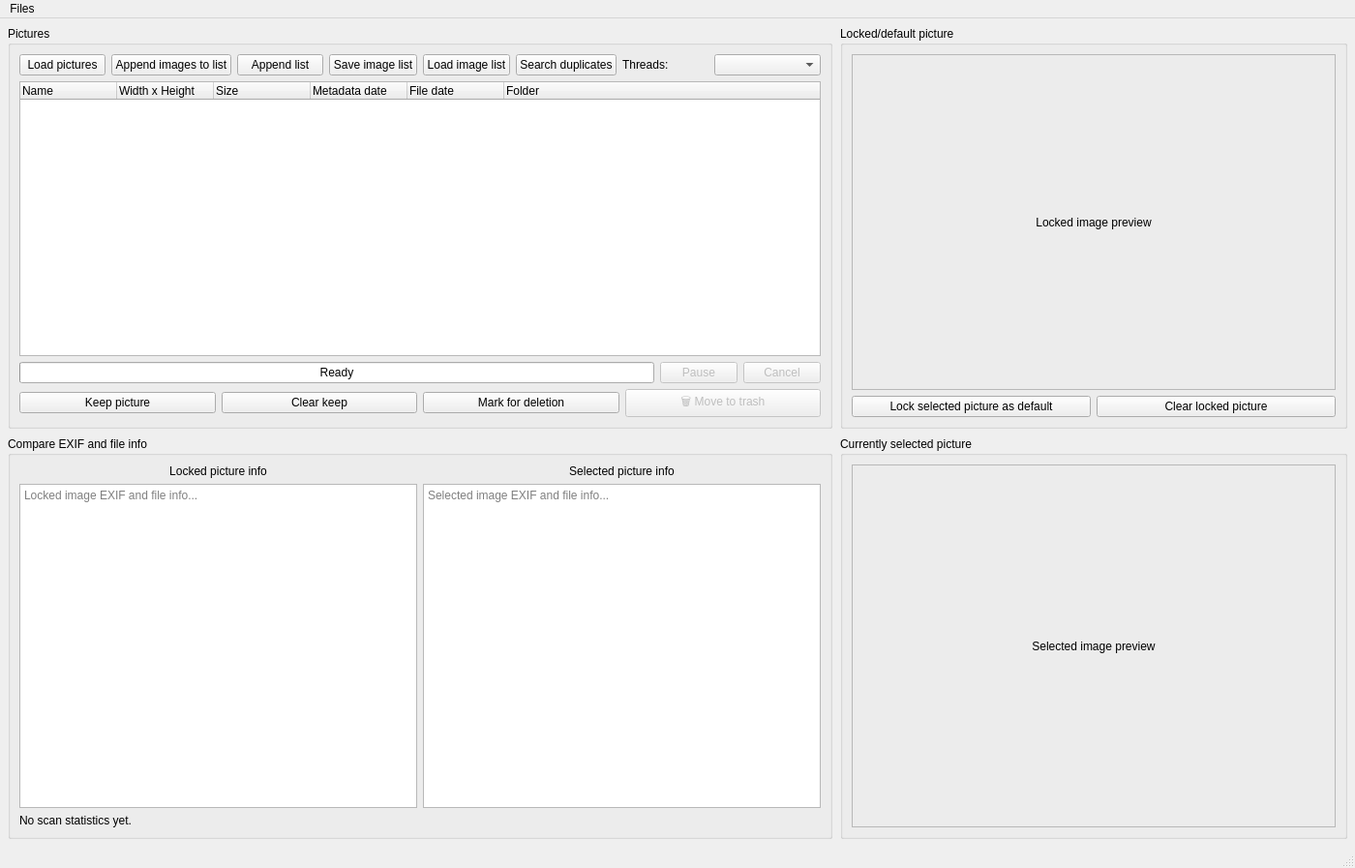
<?xml version='1.0' encoding='UTF-8'?>
<ui version="4.0">
 <class>ImageCompareMainWindow</class>
 <widget class="QMainWindow" name="ImageCompareMainWindow">
  <property name="geometry">
   <rect>
    <x>0</x>
    <y>0</y>
    <width>1400</width>
    <height>897</height>
   </rect>
  </property>
  <property name="windowTitle">
   <string>Picture Compare</string>
  </property>
  <widget class="QWidget" name="centralwidget">
   <layout class="QGridLayout" name="mainGridLayout">
    <property name="leftMargin">
     <number>8</number>
    </property>
    <property name="topMargin">
     <number>8</number>
    </property>
    <property name="rightMargin">
     <number>8</number>
    </property>
    <property name="bottomMargin">
     <number>8</number>
    </property>
    <property name="spacing">
     <number>8</number>
    </property>
    <item row="0" column="0">
     <widget class="QGroupBox" name="groupPictures">
      <property name="title">
       <string>Pictures</string>
      </property>
      <layout class="QVBoxLayout" name="picturesLayout">
       <item>
        <layout class="QHBoxLayout" name="pictureListTopButtonsLayout">
         <item>
          <widget class="QPushButton" name="btnLoadPictures">
           <property name="text">
            <string>Load pictures</string>
           </property>
          </widget>
         </item>
         <item>
          <widget class="QPushButton" name="btnAppendImages">
           <property name="toolTip">
            <string>Add qualifying images to the current list without clearing it.</string>
           </property>
           <property name="text">
            <string>Append images to list</string>
           </property>
          </widget>
         </item>
         <item>
          <widget class="QPushButton" name="btnAppendImageList">
           <property name="toolTip">
            <string>Append a saved JSON image list to the current list without clearing it.</string>
           </property>
           <property name="text">
            <string>Append list</string>
           </property>
          </widget>
         </item>
         <item>
          <widget class="QPushButton" name="btnSaveImageList">
           <property name="toolTip">
            <string>Save the current image list to a JSON file.</string>
           </property>
           <property name="text">
            <string>Save image list</string>
           </property>
          </widget>
         </item>
         <item>
          <widget class="QPushButton" name="btnLoadImageList">
           <property name="toolTip">
            <string>Load a saved image list from JSON.</string>
           </property>
           <property name="text">
            <string>Load image list</string>
           </property>
          </widget>
         </item>
         <item>
          <widget class="QPushButton" name="btnSearchDuplicates">
           <property name="toolTip">
            <string>Find possible duplicate images by matching embedded metadata dates.</string>
           </property>
           <property name="text">
            <string>Search duplicates</string>
           </property>
          </widget>
         </item>
         <item>
          <widget class="QLabel" name="labelMetadataWorkers">
           <property name="toolTip">
            <string>Number of worker threads used for metadata scanning, image-detail prefetching, saved-list checking, and duplicate search.</string>
           </property>
           <property name="text">
            <string>Threads:</string>
           </property>
          </widget>
         </item>
         <item>
          <widget class="QComboBox" name="comboMetadataWorkers">
           <property name="toolTip">
            <string>Choose how many worker threads to use. Filled from the detected CPU logical thread count at startup.</string>
           </property>
           <property name="minimumSize">
            <size>
             <width>110</width>
             <height>0</height>
            </size>
           </property>
           <property name="maximumSize">
            <size>
             <width>150</width>
             <height>16777215</height>
            </size>
           </property>
          </widget>
         </item>
        </layout>
       </item>
       <item>
        <widget class="QTreeWidget" name="listPictures">
         <property name="alternatingRowColors">
          <bool>true</bool>
         </property>
         <property name="selectionMode">
          <enum>QAbstractItemView::SelectionMode::SingleSelection</enum>
         </property>
         <property name="rootIsDecorated">
          <bool>false</bool>
         </property>
         <property name="uniformRowHeights">
          <bool>true</bool>
         </property>
         <property name="itemsExpandable">
          <bool>false</bool>
         </property>
         <property name="allColumnsShowFocus">
          <bool>true</bool>
         </property>
         <column>
          <property name="text">
           <string>Name</string>
          </property>
         </column>
         <column>
          <property name="text">
           <string>Width x Height</string>
          </property>
         </column>
         <column>
          <property name="text">
           <string>Size</string>
          </property>
         </column>
         <column>
          <property name="text">
           <string>Metadata date</string>
          </property>
         </column>
         <column>
          <property name="text">
           <string>File date</string>
          </property>
         </column>
         <column>
          <property name="text">
           <string>Folder</string>
          </property>
         </column>
        </widget>
       </item>
       <item>
        <layout class="QHBoxLayout" name="scanProgressLayout">
         <item>
          <widget class="QProgressBar" name="progressScan">
           <property name="visible">
            <bool>false</bool>
           </property>
           <property name="value">
            <number>0</number>
           </property>
           <property name="textVisible">
            <bool>true</bool>
           </property>
           <property name="format">
            <string>Ready</string>
           </property>
          </widget>
         </item>
         <item>
          <widget class="QPushButton" name="btnPauseScan">
           <property name="visible">
            <bool>false</bool>
           </property>
           <property name="enabled">
            <bool>false</bool>
           </property>
           <property name="maximumSize">
            <size>
             <width>80</width>
             <height>16777215</height>
            </size>
           </property>
           <property name="text">
            <string>Pause</string>
           </property>
          </widget>
         </item>
         <item>
          <widget class="QPushButton" name="btnCancelScan">
           <property name="visible">
            <bool>false</bool>
           </property>
           <property name="enabled">
            <bool>false</bool>
           </property>
           <property name="maximumSize">
            <size>
             <width>80</width>
             <height>16777215</height>
            </size>
           </property>
           <property name="text">
            <string>Cancel</string>
           </property>
          </widget>
         </item>
        </layout>
       </item>
       <item>
        <layout class="QHBoxLayout" name="pictureActionButtonsLayout">
         <item>
          <widget class="QPushButton" name="btnKeepPicture">
           <property name="text">
            <string>Keep picture</string>
           </property>
          </widget>
         </item>

         <item>
          <widget class="QPushButton" name="btnClearKeepMark">
           <property name="toolTip">
            <string>Clear the keep mark from the selected picture so it can be marked for deletion again.</string>
           </property>
           <property name="text">
            <string>Clear keep</string>
           </property>
          </widget>
         </item>
         <item>
          <widget class="QPushButton" name="btnMarkForDeletion">
           <property name="text">
            <string>Mark for deletion</string>
           </property>
          </widget>
         </item>
         <item>
          <widget class="QPushButton" name="btnMoveMarkedToTrash">
           <property name="enabled">
            <bool>false</bool>
           </property>
           <property name="toolTip">
            <string>Move pictures marked for deletion to the system Trash.</string>
           </property>
           <property name="text">
            <string>🗑 Move to trash</string>
           </property>
          </widget>
         </item>
        </layout>
       </item>
      </layout>
     </widget>
    </item>
    <item row="0" column="1">
     <widget class="QGroupBox" name="groupLockedImage">
      <property name="title">
       <string>Locked/default picture</string>
      </property>
      <layout class="QVBoxLayout" name="lockedImageLayout">
       <item>
        <widget class="QLabel" name="labelLockedImage">
         <property name="minimumSize">
          <size>
           <width>500</width>
           <height>300</height>
          </size>
         </property>
         <property name="frameShape">
          <enum>QFrame::Shape::StyledPanel</enum>
         </property>
         <property name="frameShadow">
          <enum>QFrame::Shadow::Sunken</enum>
         </property>
         <property name="text">
          <string>Locked image preview</string>
         </property>
         <property name="scaledContents">
          <bool>false</bool>
         </property>
         <property name="alignment">
          <set>Qt::AlignmentFlag::AlignCenter</set>
         </property>
        </widget>
       </item>
       <item>
        <layout class="QHBoxLayout" name="lockedButtonsLayout">
         <item>
          <widget class="QPushButton" name="btnLockSelected">
           <property name="text">
            <string>Lock selected picture as default</string>
           </property>
          </widget>
         </item>
         <item>
          <widget class="QPushButton" name="btnClearLocked">
           <property name="text">
            <string>Clear locked picture</string>
           </property>
          </widget>
         </item>
        </layout>
       </item>
      </layout>
     </widget>
    </item>
    <item row="1" column="1">
     <widget class="QGroupBox" name="groupSelectedImage">
      <property name="title">
       <string>Currently selected picture</string>
      </property>
      <layout class="QVBoxLayout" name="selectedImageLayout">
       <item>
        <widget class="QLabel" name="labelSelectedImage">
         <property name="minimumSize">
          <size>
           <width>500</width>
           <height>300</height>
          </size>
         </property>
         <property name="frameShape">
          <enum>QFrame::Shape::StyledPanel</enum>
         </property>
         <property name="frameShadow">
          <enum>QFrame::Shadow::Sunken</enum>
         </property>
         <property name="text">
          <string>Selected image preview</string>
         </property>
         <property name="scaledContents">
          <bool>false</bool>
         </property>
         <property name="alignment">
          <set>Qt::AlignmentFlag::AlignCenter</set>
         </property>
        </widget>
       </item>
      </layout>
     </widget>
    </item>
    <item row="1" column="0">
     <widget class="QGroupBox" name="groupCompareInfo">
      <property name="title">
       <string>Compare EXIF and file info</string>
      </property>
      <layout class="QVBoxLayout" name="compareInfoOuterLayout">
       <item>
        <layout class="QHBoxLayout" name="compareInfoLayout">
         <item>
          <layout class="QVBoxLayout" name="lockedInfoLayout">
           <item>
            <widget class="QLabel" name="labelLockedInfoTitle">
             <property name="text">
              <string>Locked picture info</string>
             </property>
             <property name="alignment">
              <set>Qt::AlignmentFlag::AlignCenter</set>
             </property>
            </widget>
           </item>
           <item>
            <widget class="QTextEdit" name="textLockedInfo">
             <property name="readOnly">
              <bool>true</bool>
             </property>
             <property name="placeholderText">
              <string>Locked image EXIF and file info...</string>
             </property>
            </widget>
           </item>
          </layout>
         </item>
         <item>
          <layout class="QVBoxLayout" name="selectedInfoLayout">
           <item>
            <widget class="QLabel" name="labelSelectedInfoTitle">
             <property name="text">
              <string>Selected picture info</string>
             </property>
             <property name="alignment">
              <set>Qt::AlignmentFlag::AlignCenter</set>
             </property>
            </widget>
           </item>
           <item>
            <widget class="QTextEdit" name="textSelectedInfo">
             <property name="readOnly">
              <bool>true</bool>
             </property>
             <property name="placeholderText">
              <string>Selected image EXIF and file info...</string>
             </property>
            </widget>
           </item>
          </layout>
         </item>
        </layout>
       </item>
       <item>
        <widget class="QLabel" name="labelScanStats">
         <property name="text">
          <string>No scan statistics yet.</string>
         </property>
         <property name="wordWrap">
          <bool>true</bool>
         </property>
         <property name="textInteractionFlags">
          <set>Qt::TextSelectableByMouse</set>
         </property>
         <property name="toolTip">
          <string>Persistent scan/list statistics. File dates do not count as metadata dates.</string>
         </property>
        </widget>
       </item>
      </layout>
     </widget>
    </item>
   </layout>
  </widget>
  <widget class="QMenuBar" name="menubar">
   <property name="geometry">
    <rect>
     <x>0</x>
     <y>0</y>
     <width>1400</width>
     <height>24</height>
    </rect>
   </property>
   <widget class="QMenu" name="menuFiles">
    <property name="title">
     <string>Files</string>
    </property>
    <addaction name="actionSaveList" />
    <addaction name="actionAppendImages" />
    <addaction name="actionLoadList" />
    <addaction name="separator" />
    <addaction name="actionQuit" />
   </widget>
   <addaction name="menuFiles" />
  </widget>
  <widget class="QStatusBar" name="statusbar" />
  <action name="actionSaveList">
   <property name="text">
    <string>Save list...</string>
   </property>
  </action>
  <action name="actionAppendImages">
   <property name="text">
    <string>Append images to list...</string>
   </property>
  </action>
  <action name="actionLoadList">
   <property name="text">
    <string>Load list...</string>
   </property>
  </action>
  <action name="actionQuit">
   <property name="text">
    <string>Quit</string>
   </property>
  </action>
 </widget>
 <resources />
 <connections />
</ui>
